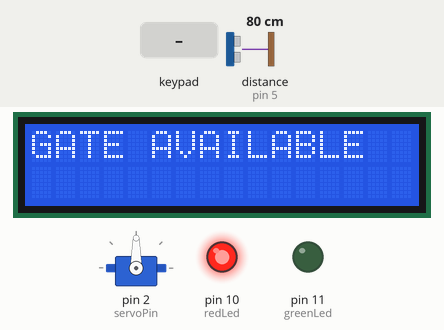
Simulated run of this sketch. Board: Arduino Mega 2560, built with avr-gcc and run on an emulated ATmega2560. Shown: 16×2 character LCD, servo, output pins drawn as LEDs (lit = HIGH). Wiring (inferred from the names in the program): ultrasonic range finder: trigger pin 6; echo pin 5. The inputs (shaded band) are chosen by the test bench; at power-on: distance to the obstacle (sensor on pin 5) 80 cm. The echo pulse lasts 58.3 µs per cm; pins used as bus, display or sensor lines are not drawn; what the sketch prints to the serial monitor is not drawn.

Above: at 2.3 s.
2.4 s: distance to the obstacle (sensor on pin 5) set to 12 cm
3.9 s: distance to the obstacle (sensor on pin 5) set to 9 cm
At 4.4 s:
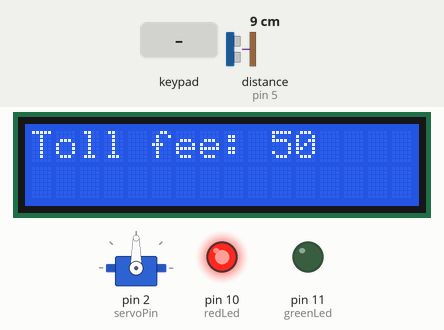
5.4 s: key 'A' pressed
At 5.9 s:
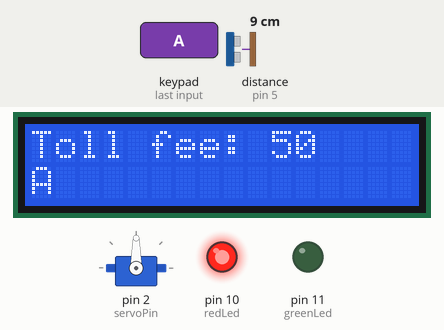
6.9 s: key 'B' pressed
At 7.4 s:
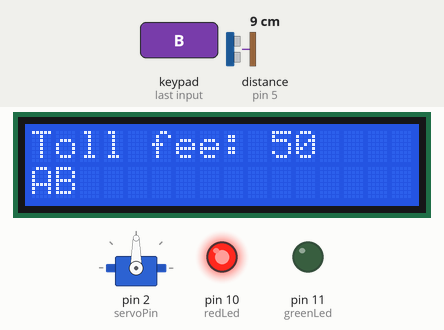
8.4 s: key 'C' pressed
At 8.8 s:
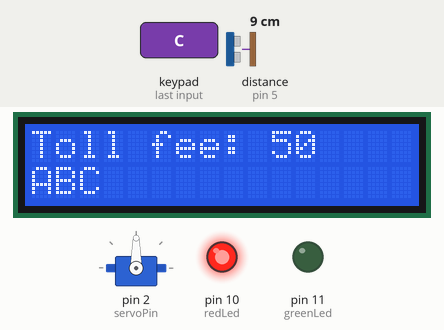
9.9 s: key 'D' pressed
At 10.4 s:
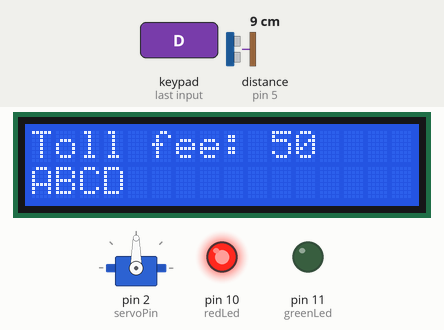
Timing chart, 0 to 12.4 s (numbered marks = the images above; inputs shaded):
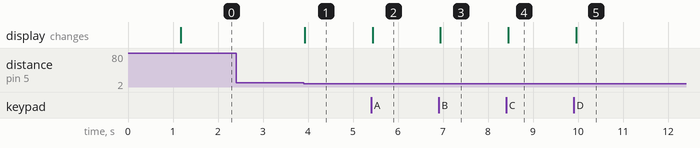

The sketch:

_5tollgate.ino
```cpp
#include <Wire.h>               // Required for I2C communication
#include <LiquidCrystal_I2C.h>  // LCD library
#include <Servo.h>              // Servo library
#include <Keypad.h>


enum state {
  NO_VEHICLE,
  HAS_VEHICLE_UNPAYED,
  HAS_VEHICLE_PAYED,
  VEHICLE_LEAVING
};

int toll_gate_state = NO_VEHICLE;

const byte ROWS = 4;  //four rows
const byte COLS = 4;  //four columns
//define the cymbols on the buttons of the keypads
char hexaKeys[ROWS][COLS] = {
  { '1', '2', '3', 'A' },
  { '4', '5', '6', 'B' },
  { '7', '8', '9', 'C' },
  { '*', '0', '#', 'D' }
};
byte rowPins[ROWS] = { 22, 24, 26, 28 };  //connect to the row pinouts of the keypad
byte colPins[COLS] = { 30, 32, 34, 36 };  //connect to the column pinouts of the keypad

//initialize an instance of class NewKeypad
Keypad customKeypad = Keypad(makeKeymap(hexaKeys), rowPins, colPins, ROWS, COLS);

bool key_pad_enabled = false;

int fee = 50;

// === Initialize the LCD ===
// Common I2C addresses: 0x27 or 0x3F — try 0x27 first
LiquidCrystal_I2C lcd(0x27, 16, 2);

// === Pin Definitions ===
#define trigPin 6
#define echoPin 5
#define greenLed 11
#define redLed 10
#define servoPin 2

// === Objects ===
Servo ServoniRay;

// === Variables ===
long duration;
int distance;
          // track gate state
unsigned long lastOpenTime = 0;  // track last time gate was open

String current_input;

void setup() {
  Serial.begin(9600);

  // === LCD Setup ===
  lcd.init();
  lcd.begin(16, 2);
  lcd.backlight();

  // === Welcome Message ===
  lcd.setCursor(0, 0);
  lcd.print("Toll gate");
  lcd.setCursor(0, 1);
  lcd.print("NOW ACTIVATED");
  delay(1000);
  lcd.clear();

  // === Pin Modes ===
  pinMode(trigPin, OUTPUT);
  pinMode(echoPin, INPUT);
  pinMode(greenLed, OUTPUT);
  pinMode(redLed, OUTPUT);

  // === Servo Setup ===
  ServoniRay.attach(servoPin);

  // === Default States ===
  change_state(NO_VEHICLE);

  // // === LCD Labels ===
  // lcd.setCursor(0, 0);
  // lcd.print("Distance: ");
  // lcd.setCursor(0, 1);
  // lcd.print("Gate: CLOSED");
}

void loop() {
  // === Ultrasonic Pulse ===
  digitalWrite(trigPin, LOW);
  delayMicroseconds(2);
  digitalWrite(trigPin, HIGH);
  delayMicroseconds(10);
  digitalWrite(trigPin, LOW);

  // === Measure Echo ===
  duration = pulseIn(echoPin, HIGH);
  distance = (duration / 2) / 29.1;  // Convert to cm

  // // === Serial Monitor Output ===
  // if (distance >= 200 || distance <= 0) {
  //   Serial.println("Out of range");
  // } else {
  //   Serial.print(distance);
  //   Serial.println(" cm");
  // }

  // // === Update LCD (no flicker) ===
  // lcd.setCursor(0, 0);
  // if (distance >= 200 || distance <= 0) {
  //   lcd.print("Out   ");
  // } else {
  //   lcd.print(distance);
  //   lcd.print("cm   ");
  // }

  // === Gate and LED Logic ===
  if (distance < 10 && toll_gate_state == NO_VEHICLE) {
    change_state(HAS_VEHICLE_UNPAYED);
  }
  else if (distance > 10 && toll_gate_state == VEHICLE_LEAVING) {
    delay(1500);
    change_state(NO_VEHICLE);
  }
  Serial.println(distance);
  Serial.print("STATE: ");
  Serial.println(toll_gate_state);
  char key_input = customKeypad.getKey();
  if(key_pad_enabled && key_input) {
    process_input(key_input);
  }

  delay(300);
}

void prompt_driver_pay() {
  current_input = "";
  toll_gate_state = HAS_VEHICLE_UNPAYED;
  toll_message_pay_up();
  key_pad_enabled = true;
}

void change_state(state next_state) {
  switch(next_state) {
    case NO_VEHICLE:
      toll_gate_state = NO_VEHICLE;
      change_gate_state(false);
      digitalWrite(redLed, HIGH);
      digitalWrite(greenLed, LOW);
      lcd.clear();
      lcd.setCursor(0,0);
      lcd.print("GATE AVAILABLE");
      ServoniRay.write(90);
      break;
    case HAS_VEHICLE_UNPAYED:
      toll_gate_state = HAS_VEHICLE_UNPAYED;
      prompt_driver_pay();
      break;
    case HAS_VEHICLE_PAYED:
      toll_gate_state = HAS_VEHICLE_PAYED;
      check_payment();
      break;
    case VEHICLE_LEAVING:
      toll_gate_state = VEHICLE_LEAVING;
      ServoniRay.write(0);
      key_pad_enabled = false;
      current_input = "";
  }
}

void process_input(char customKey) {
  switch(customKey) {
    case '*':
      toll_message_pay_up();
      current_input = "";
      break;
    case '#':
      change_state(HAS_VEHICLE_PAYED);
      break;
    default:
      current_input += customKey;
      Serial.println(current_input);
      lcd.print(customKey);
  }
}

void toll_message_pay_up() {
  lcd.clear();
  lcd.setCursor(0, 0);
  lcd.print("Toll fee: 50");
  lcd.setCursor(0, 1);
}

void check_payment() {
  int current_payment = current_input.toInt();
  if(current_payment < fee) {
    lcd.clear();
    lcd.setCursor(0, 0);
    lcd.print("INSUFFICIENT");
    delay(1000);
    change_state(HAS_VEHICLE_UNPAYED);
  }
  else {
    lcd.clear();
    lcd.setCursor(0, 0);
    lcd.print("RECIEVED: ");
    lcd.print(current_input);

    int change = current_payment - fee;

    lcd.setCursor(0, 1);
    lcd.print("CHANGE: ");
    lcd.print(change);
    digitalWrite(redLed, LOW);
    digitalWrite(greenLed, HIGH);
    delay(1000);
    lcd.clear();
    lcd.print("PLEASE PROCEED");
    change_state(VEHICLE_LEAVING);
  }
}


void change_gate_state(bool state) {
  if(state) {
    ServoniRay.write(0);
  }
  else {
    ServoniRay.write(90);
  }
}
```

Measured:
- the behaviour switches between 11 and 10 cm on distance to the obstacle (sensor on pin 5) (found by bisection; images 0 and 1)
- after the input at 2.4 s, every drawn part: stays the same
- after the input at 3.9 s, the display: changes at once (image 1)
- after the input at 5.4 s, the display: changes at once (image 2)
- after the input at 6.9 s, the display: changes at once (image 3)
- after the input at 8.4 s, the display: changes after 0.05 s (image 4)
- after the input at 9.9 s, the display: changes after 0.06 s (image 5)
